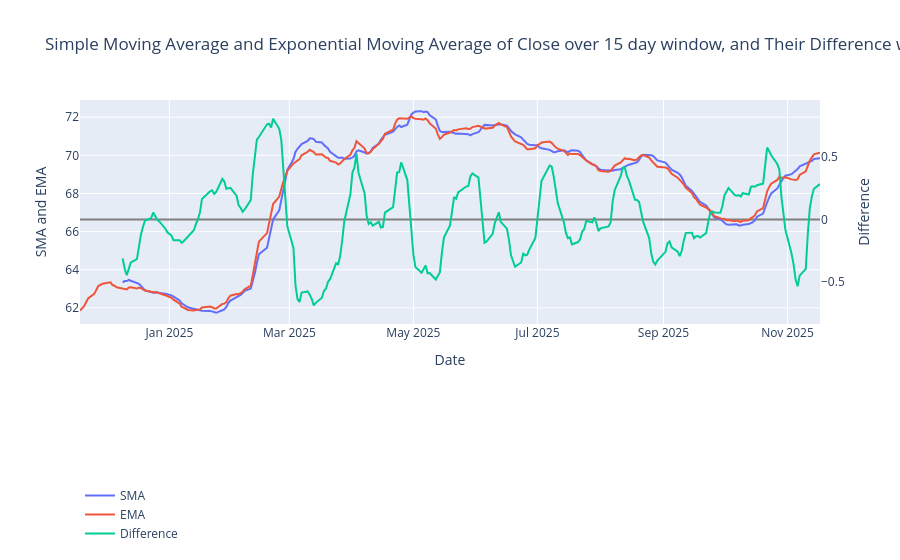

This figure's notebook cell:
### Code cell
test.plotMovingAveragesDiff('Close',15,'KO').show()

### Figure 1 — Plotly figure (JSON) as saved in the notebook; plotly's stock layout.template omitted (floating-point values rounded to 4 significant figures; data arrays with more than 128 entries replaced by an {"elided": "..."} marker saying what was removed)
{"data": [{"mode": "lines", "name": "SMA", "type": "scatter", "x": {"elided": "250 str values"}, "y": {"elided": "250 float values"}}, {"mode": "lines", "name": "EMA", "type": "scatter", "x": {"elided": "250 str values"}, "y": {"elided": "250 float values"}}, {"mode": "lines", "name": "Difference", "type": "scatter", "x": {"elided": "250 str values"}, "y": {"elided": "250 float values"}, "yaxis": "y2"}], "layout": {"legend": {"x": 0, "y": -1}, "title": {"text": "Simple Moving Average and Exponential Moving Average of Close over 15 day window, and Their Difference with Dual Y-Axis for KO"}, "xaxis": {"title": {"text": "Date"}}, "yaxis": {"title": {"text": "SMA and EMA"}}, "yaxis2": {"overlaying": "y", "range": [-0.8372, 0.9591], "showgrid": false, "side": "right", "title": {"text": "Difference"}, "zeroline": true, "zerolinecolor": "gray"}}}
